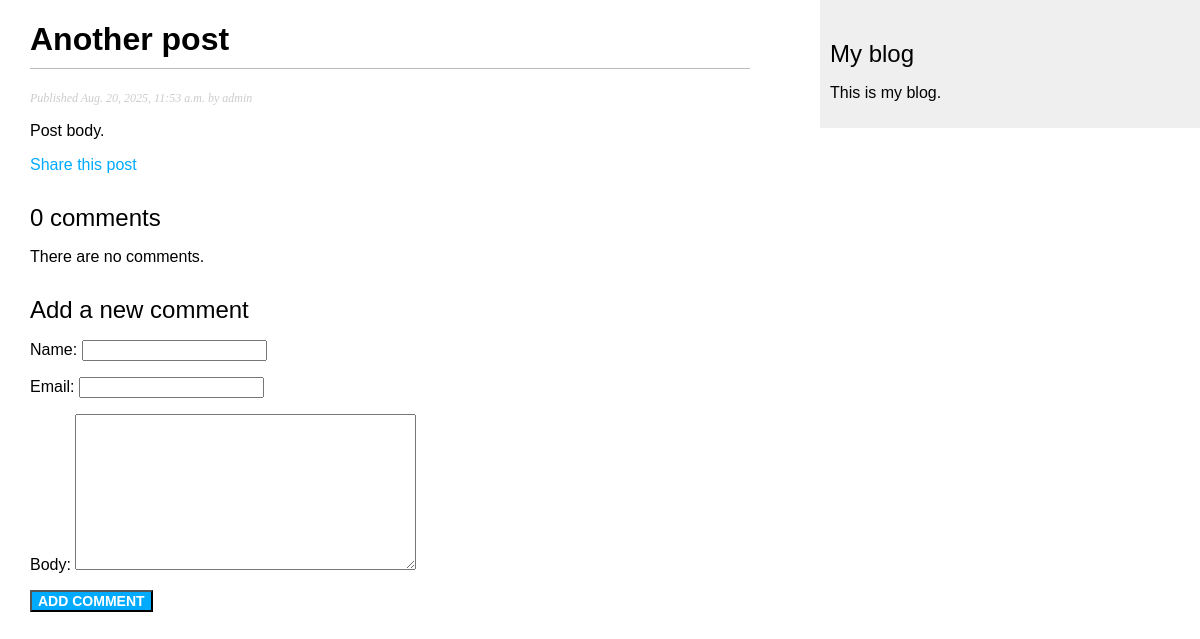
/blog/2025/8/20/another-post/, run on the app's committed database.
### blog/models.py (models this page shows, shortened)
class Post(models.Model):
    class Status(models.TextChoices):
        DRAFT = 'DF', 'Draft'
        PUBLISHED = 'PB', 'Published'
    title = models.CharField(max_length=250)
    slug = models.SlugField(max_length=250, unique_for_date='publish')
    author = models.ForeignKey(User, on_delete=models.CASCADE, related_name='blog_posts')
    body = models.TextField()
    publish = models.DateTimeField(default=timezone.now)
    created = models.DateTimeField(auto_now_add=True)
    updated = models.DateTimeField(auto_now=True)
    status = models.CharField(max_length=2, choices=Status.choices, default=Status.DRAFT)
    objects = models.Manager()  #стандартный менеджер
    published = PublishedManager()  #менеджер для работы с опубликованными постами
    tags = TaggableManager()    #менеджер для работы с тегами
    class Meta:
        ordering = ['-publish']
        indexes = [
            models.Index(fields=['-publish']),
        ]

### blog/views.py (the view)
def post_detail(request, year, month, day, post):
    post = get_object_or_404(Post,
                             status=Post.Status.PUBLISHED,
                             slug=post,
                             publish__year=year,
                             publish__month=month,
                             publish__day=day)
    comments = post.comments.filter(active=True)
    form = CommentForm()
    return render(request,
                  'blog/post/detail.html',
                  {'post': post,
                   'comments': comments,
                   'form': form})

### blog/forms.py
class CommentForm(forms.ModelForm):
    class Meta:
        model = Comment
        fields = ['name','email', 'body']

### templates/blog/post/detail.html (shortened to what this page needs)
{% extends "blog/base.html" %}
{% block content %}
<h1>{{ post.title }}</h1>
<p class="date">
    Published {{ post.publish }} by {{ post.author }}
</p>
{{ post.body|linebreaks }}
<p>
    <a href="{% url 'blog:post_share' post.id %}">
        Share this post
    </a>
</p>
{% with comments.count as total_comments %}
    <h2>
        {{ total_comments }} comment{{ total_comments|pluralize }}
    </h2>
{% endwith %}
{% for comment in comments %}
<div class="comment">
    <p class="info">
        Comment {{ forloop.counter }} by {{ comment.name }}
        {{ comment.created }}
    </p>
    {{ comment.body|linebreaks }}
</div>
{% empty %}
<p>There are no comments.</p>
{% endfor %}
{% include "blog/post/includes/comment_form.html" %}
{% endblock %}

### blog/static/css/blog.css (style rules this page uses)
body { margin : 0; padding: 0; font-family: helvatica, sans-serif; }
a { color: #00abff; text-decoration: none; }
h1 { font-weigth: normal; border-bottom: 1px solid #bbb; padding: 0 0 10px 0; }
h2 { font-weight: normal; margin: 30px 0 0; }
p.date { color: #ccc; font-family: georgia, serif; font-size: 12px; font-style: italic; }

### data on the page
Post: title "Another post", publish "Aug. 20, 2025, 11:53 a.m.", author "admin", body "Post body."

### other printed values
{{ total_comments }} "0"
